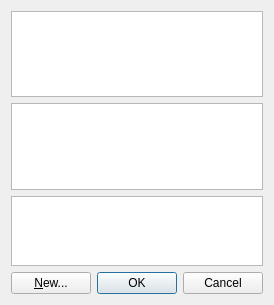
<?xml version="1.0" encoding="UTF-8"?>
<ui version="4.0">
 <class>CGenericSelectItemDialog</class>
 <widget class="QDialog" name="CGenericSelectItemDialog">
  <property name="geometry">
   <rect>
    <x>0</x>
    <y>0</y>
    <width>274</width>
    <height>305</height>
   </rect>
  </property>
  <layout class="QVBoxLayout" name="verticalLayout_2">
   <item>
    <layout class="QVBoxLayout" name="verticalLayout">
     <item>
      <widget class="QTreeWidget" name="m_tree">
       <property name="toolTip">
        <string>Select an item from the tree</string>
       </property>
       <property name="headerHidden">
        <bool>true</bool>
       </property>
      </widget>
     </item>
     <item>
      <widget class="QListWidget" name="m_listBox">
       <property name="toolTip">
        <string>Select an item from the list</string>
       </property>
      </widget>
     </item>
     <item>
      <widget class="QTextEdit" name="m_desc">
       <property name="maximumSize">
        <size>
	 <width>16777215</width>
         <height>80</height>
        </size>
       </property>
       <property name="toolTip">
        <string>Description of the selected item</string>
       </property>
       <property name="readOnly">
        <bool>true</bool>
       </property>
      </widget>
     </item>
     <item>
      <layout class="QHBoxLayout" name="horizontalLayout">
       <item>
        <widget class="QPushButton" name="m_newButton">
         <property name="text">
          <string>&amp;New...</string>
         </property>
         <property name="toolTip">
          <string>Create a new item (Alt+N)</string>
         </property>
        </widget>
       </item>
       <item>
        <widget class="QDialogButtonBox" name="m_buttonBox">
         <property name="standardButtons">
          <set>QDialogButtonBox::Cancel|QDialogButtonBox::Ok</set>
         </property>
        </widget>
       </item>
      </layout>
     </item>
    </layout>
   </item>
  </layout>
 </widget>
 <tabstops>
  <tabstop>m_tree</tabstop>
  <tabstop>m_listBox</tabstop>
  <tabstop>m_desc</tabstop>
  <tabstop>m_newButton</tabstop>
  <tabstop>m_buttonBox</tabstop>
 </tabstops>
 <resources/>
 <connections/>
</ui>
